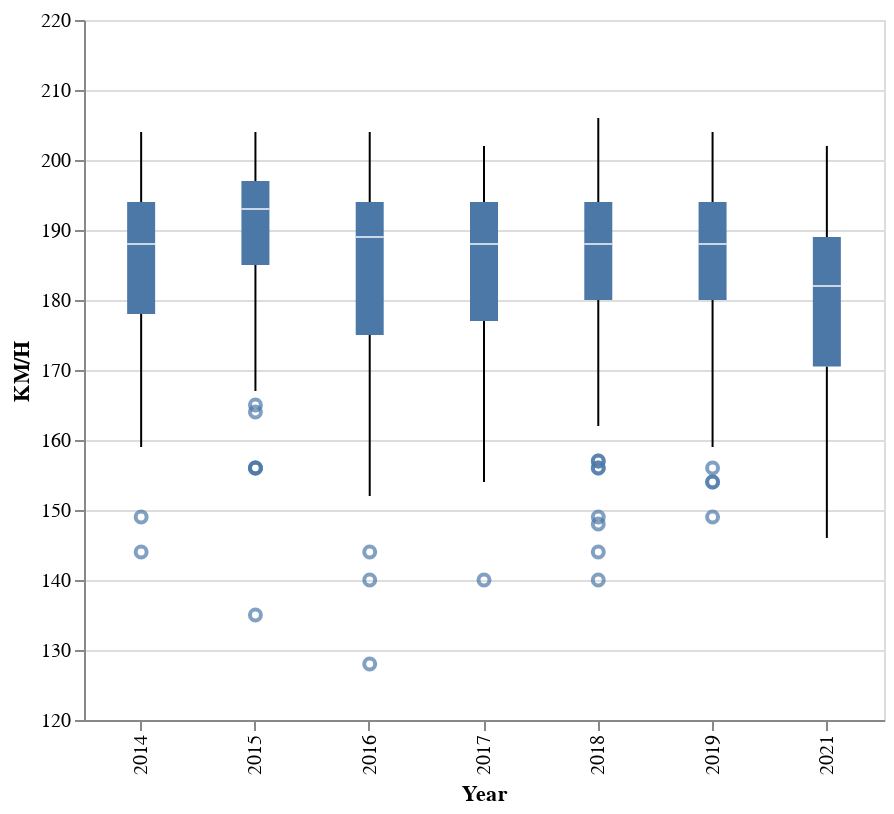

The notebook cell saved with this chart:
### Code cell
serve_plot

### Figure 1 — Vega-Lite specification as saved in the notebook (floating-point values rounded to 4 significant figures; data arrays with more than 128 entries replaced by an {"elided": "..."} marker saying what was removed)
{"config": {"view": {"continuousWidth": 300, "continuousHeight": 300}}, "data": {"name": "data-b43861fefdc8f95cc0d597dd0b90052f"}, "mark": {"type": "boxplot"}, "encoding": {"x": {"field": "Year", "type": "nominal"}, "y": {"field": "KM/H", "scale": {"domain": [120, 220]}, "type": "quantitative"}}, "height": 350, "width": 400, "$schema": "https://vega.github.io/schema/vega-lite/v5.17.0.json", "datasets": {"data-b43861fefdc8f95cc0d597dd0b90052f": {"elided": "1073 records"}}}
